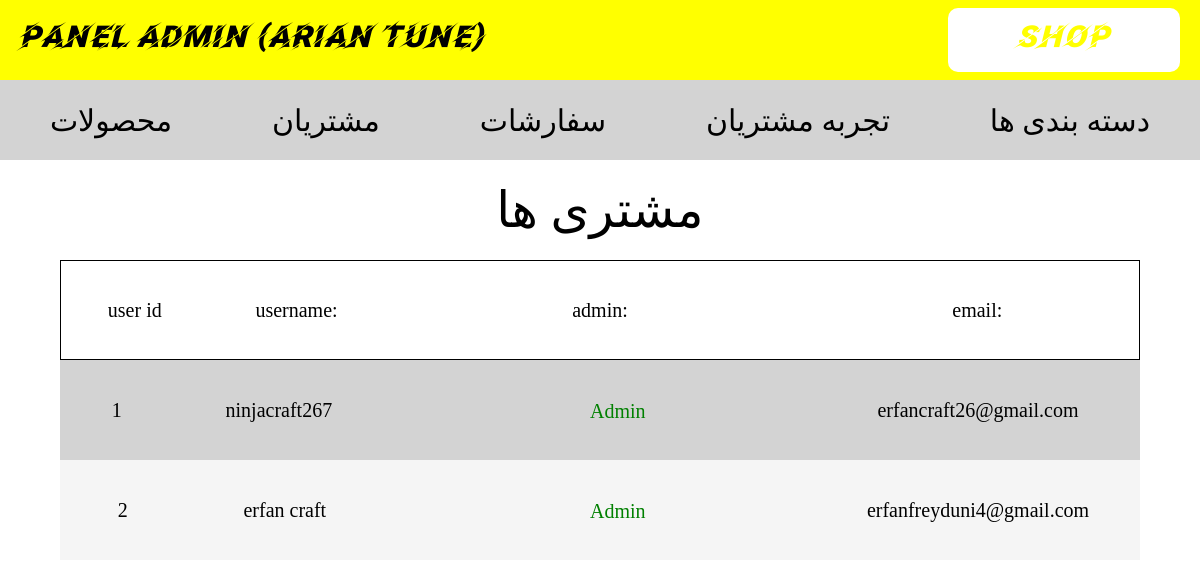
The page /admin/users.php (signed in) on the database its author committed.
### tables this page shows
CREATE TABLE `users` (
  `id` int(11) NOT NULL,
  `username` varchar(255) NOT NULL,
  `password` varchar(300) NOT NULL,
  `email` text NOT NULL,
  `created_at` datetime NOT NULL,
  `admin` tinyint(4) NOT NULL DEFAULT 0
);

### helpers.php (called while the page is built, shortened)
<?php
function url($url){
    return trim(BASE_URL,'/ ').'/'.trim($url,'/ ');
}
?>

### admin/users.php (the view, shortened to what this page needs)
<?php require_once '../helpers.php';
?>
<!DOCTYPE html>
<html lang="en">
<head>
</head>
<body>
    <div class="require">
        <?php include_once 'admin-head.php'?>
        <?php require_once 'admin-slide.php'?>
    </div>
    <div class="cont">
        <div class="title-cont"><span>مشتری ها</span></div>
        <div class="product-cont">
        <div class="title-pro-cont">
            <section>
            <span>user id</span>
            <span>username:</span>
            </section>
            <section><span>admin:</span></section>
            <section><span>email:</span></section>
        </div>
        <?php
        global $pdo;
        $code="SELECT * FROM users ORDER BY users.admin DESC";
        $result=$pdo->prepare($code);
        $result->execute();
        $users=$result->fetchAll();
        foreach($users as $item){
        ?>
        <div class="products">
            <section>
            <span><?= $item->id?></span>
            <span><?= $item->username?></span>
            </section>
            <section>
            <?php if($item->admin == 0){?>
            <a href="<?=url('admin/admin_change.php?user_id='.$item->id)?>" style="color: red;">notAdmin</a>
            <?php }else{?>
            <a href="<?=url('admin/admin_change.php?user_id='.$item->id)?>" style="color: green;">Admin</a>
            <?php } ?>
            </section>
            <section>
            <span><?= $item->email?></span>
            </section>
        </div>
        <?php } ?>
        </div>
    </div>
</body>
</html>

### admin/admin-head.php (shortened to what this page needs)
<?php require_once '../helpers.php';
require_once '../check-account.php';?>
<div class="admin-head">
    <span class="admin-text">panel admin (arian tune)</span>
    <a href="<?= url('index/index.php')?>" class="go-to-shop">shop</a>
</div>

### admin/admin-slide.php (shortened to what this page needs)
<?php require_once '../helpers.php';
require_once '../check-account.php';?>
<section class="slidebar-cont">
    <a href="<?=url('admin/products.php')?>" class="slide-link">محصولات</a>
    <a href="<?=url('admin/users.php')?>" class="slide-link">مشتریان</a>
    <a href="<?=url('admin/orders.php')?>" class="slide-link">سفارشات</a>
    <a href="<?=url('admin/comment.php')?>" class="slide-link">تجربه مشتریان</a>
    <a href="<?=url('admin/category.php')?>" class="slide-link">دسته بندی ها</a>
</section>

### admin/users.php (style rules this page uses)
.require { width: 100%; height: 20vh; }
.title-cont { width: 100%; height: 100px; display: grid; place-items: center; font: 50px 'digi'; }
.cont { width: 100%; min-height: 80vh; }
.product-cont { width: 100%; height: 100%; }
.title-pro-cont,.products { width: 90%; height: 100px; display: flex; justify-content: space-between; align-items: center; font: 20px 'digi'; margin: auto; }
.title-pro-cont>section,.products>section { width: 30%; height: 100px; display: flex; justify-content: space-around; align-items: center; }
.products:nth-child(even) { background-color: lightgray; }
.products:nth-child(odd) { background-color: whitesmoke; }
.title-pro-cont { border: 1px solid black; }
.products a { width: 20px; height: 20px; text-decoration: none; }

### admin/admin-head.php (style rules this page uses)
.admin-head { width: 100%; height: 50%; background-color: yellow; display: flex; justify-content: space-between; align-items: center; padding: 0px 20px; font-size: 30px; font-family: 'reza'; }
* { margin: 0; padding: 0; box-sizing: border-box; }
.go-to-shop { text-decoration: none; background-color: white; color: yellow; height: 80%; width: 20%; display: flex; justify-content: center; align-items: center; border-radius: 10px; }

### admin/admin-slide.php (style rules this page uses)
.slidebar-cont { width: 100%; height: 50%; background-color: lightgray; display: flex; justify-content: space-around; align-items: center; }
.slide-link { text-decoration: none; color:black ; font: 30px 'digi'; }

### rows shown on the page
users: id "1", username "ninjacraft267", email "erfancraft26@gmail.com"
users: id "2", username "erfan craft", email "erfanfreyduni4@gmail.com"
